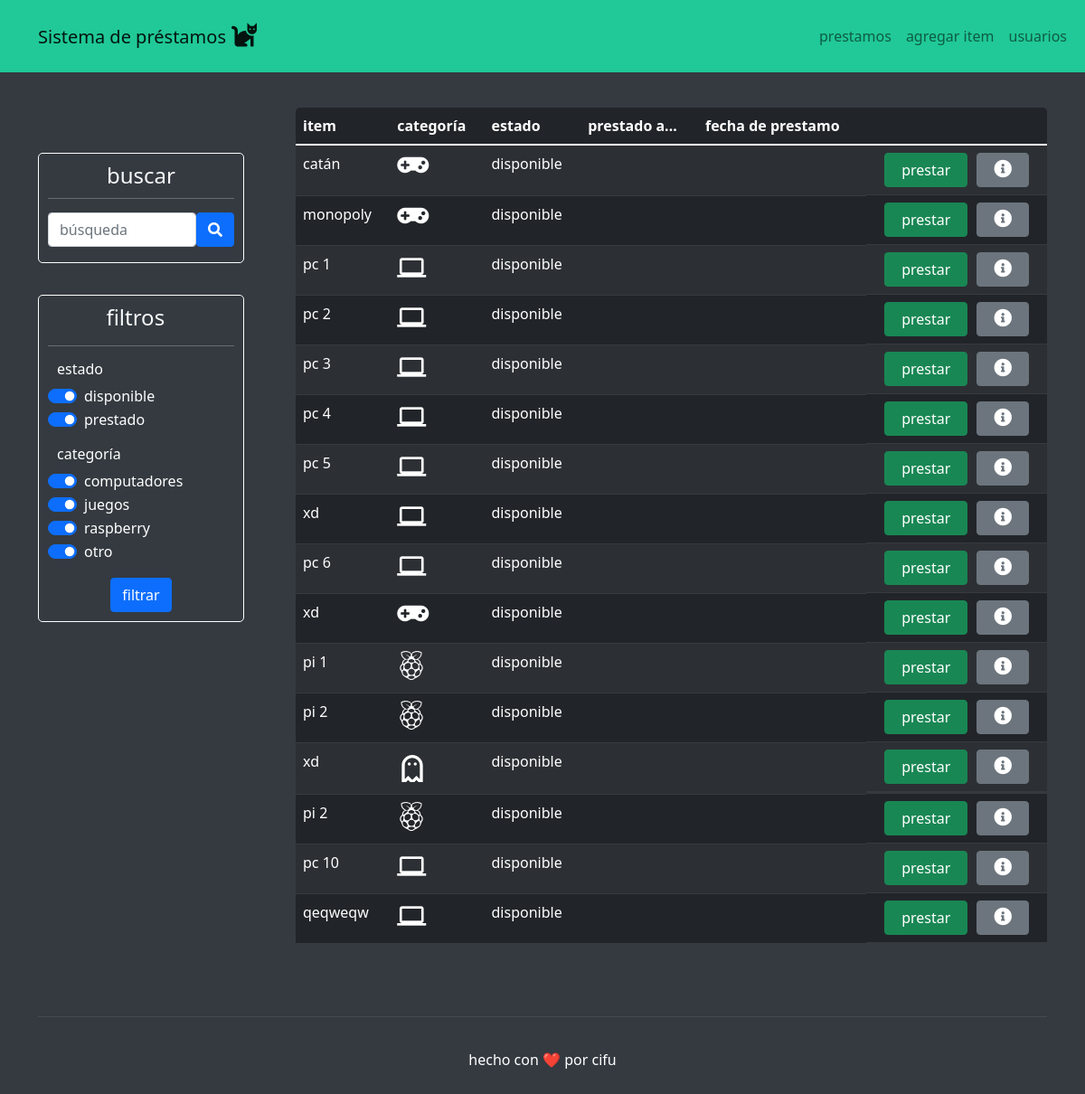
The page / on the database its author committed.
### items/models.py (models this page shows)
class item(models.Model):
    nombre = models.CharField(max_length=50)
    codigo = models.CharField(max_length=50, blank=True)
    categoria = models.ForeignKey(categoria, on_delete=models.CASCADE)
    description = models.CharField(max_length=250, blank=True)
    disponible = models.BooleanField()
    def __str__(self):
        return self.nombre
    def ver_categoria(self):
        return str(self.categoria)

### items/views.py (the view)
# urls.py: path('', views.index, name='index'),
def index(request):
    print('Request para index')
    items = item.objects.order_by("disponible")
    usuarios = usuario.objects.all()
    prestamos = prestamo.objects.all()
    categorias = categoria.objects.all()
    arreglo = []
    for caca in items:
        if caca.disponible == False:
            prestamo_aux = prestamos.filter(item__id = caca.id, devuelto = False).first()
            xd = caca , prestamo_aux.usuario, prestamo_aux.fecha_prestamo
            arreglo.append(xd)
        else:
            xd = caca, '',''
            arreglo.append(xd)
    return render(request, 'index.html', {'items': arreglo, 'usuarios':usuarios, 'prestamos':prestamos, 'categorias':categorias})

### items/models.py (called while the page is built)
    def __str__(self):
        return self.categoria

### items/templates/index.html (shortened to what this page needs)
{% extends 'base.html' %}
{% block content %}
<div class="container" style="padding-top: 39px;">
    <div class="row">
        <div class="col-auto col-md-3" style="margin-top: 50px;padding-right: 45px;">
            <div>
                <form
                    style="border-radius: 5px;padding-top: 10px;padding-right: 10px;padding-bottom: 10px;padding-left: 10px;border: 1px solid var(--bs-body-bg) ;border-top-style: solid; "
                    method="POST" action="{% url 'buscar' %}">{% csrf_token %}
                    <h1 class="fs-4 text-center" style="color: var(--bs-gray-100);">buscar</h1>
                    <hr
                        style="background: var(--bs-body-bg);border-width: 1px;border-color: var(--bs-body-bg);color: var(--bs-body-bg);margin-top: 10px;margin-bottom: 10px;">
                    <div class="d-flex d-md-flex d-lg-flex justify-content-end justify-content-md-end align-items-md-center justify-content-lg-end"
                        style="margin-top: 15px;padding-bottom: 7px;">
                        <input class="form-control" type="text" placeholder="búsqueda" name="busqueda" id="busqueda">
                        <button class="btn btn-primary" type="submit">
                            <i class="fas fa-search"></i>
                        </button>
                    </div>
                </form>
                <form
                    style="margin-top: 35px;border-radius: 5px;border: 1px solid var(--bs-body-bg);padding-left: 10px;padding-top: 10px;padding-bottom: 10px;padding-right: 10px;"
                    method="POST" action="{% url 'filtro' %}">{% csrf_token %}
                    {% if casillas %}
                    <h1 class="fs-4 text-center" style="color: var(--bs-gray-100);">filtros&nbsp;&nbsp;</h1>
                    <hr
                        style="background: var(--bs-body-bg);border-width: 1px;border-color: var(--bs-body-bg);color: var(--bs-body-bg);">
                    <h6 style="color: var(--bs-body-bg);padding-left: 10px;">estado</h6>
                    {% if casillas.0 == 'on' %}
                    <div class="form-check form-switch" style="color: var(--bs-body-bg);"><input
                            class="form-check-input" type="checkbox" id="Check-1" name="Check-1" checked="">
                        {% else %}
                        <div class="form-check form-switch" style="color: var(--bs-body-bg);"><input
                                class="form-check-input" type="checkbox" id="Check-1" name="Check-1">
                            {% endif %}
                            <label class="form-check-label" for="Check-1">disponible</label>
                        </div>
                        {% if casillas.1 == 'on' %}
                        <div class="form-check form-switch" style="color: var(--bs-body-bg);"><input
                                class="form-check-input" type="checkbox" id="Check-2" name="Check-2" checked="">
                            {% else %}
                            <div class="form-check form-switch" style="color: var(--bs-body-bg);"><input
                                    class="form-check-input" type="checkbox" id="Check-2" name="Check-2">
                                {% endif %}
                                <label class="form-check-label" for="Check-2">prestado</label>
                            </div>
                            <h6 style="color: var(--bs-body-bg);padding: 0px;padding-left: 10px;padding-top: 15px;">
                                categoría</h6>
                            {% if casillas.2 == 'on' %}
                            <div class="form-check form-switch" style="color: var(--bs-body-bg);"><input
                                    class="form-check-input" type="checkbox" id="Check-3" name="Check-3" checked="">
                                {% else %}
                                <div class="form-check form-switch" style="color: var(--bs-body-bg);"><input
                                        class="form-check-input" type="checkbox" id="Check-3" name="Check-3">
                                    {% endif %}
                                    <label class="form-check-label" for="Check-3">computadores</label>
                                </div>
                                {% if casillas.3 == 'on' %}
                                <div class="form-check form-switch" style="color: var(--bs-body-bg);"><input
                                        class="form-check-input" type="checkbox" id="Check-4" name="Check-4" checked="">
                                    {% else %}
                                    <div class="form-check form-switch" style="color: var(--bs-body-bg);"><input
                                            class="form-check-input" type="checkbox" id="Check-4" name="Check-4">
                                        {% endif %}
                                        <label class="form-check-label" for="Check-4">juegos</label>
                                    </div>
                                    {% if casillas.4 == 'on' %}
                                    <div class="form-check form-switch" style="color: var(--bs-body-bg);"><input
                                            class="form-check-input" type="checkbox" id="Check-5" name="Check-5" checked="">
                                        {% else %}
                                        <div class="form-check form-switch" style="color: var(--bs-body-bg);"><input
                                                class="form-check-input" type="checkbox" id="Check-5" name="Check-5">
                                            {% endif %}
                                            <label class="form-check-label" for="Check-4">raspberry</label>
                                        </div>
                                        {% if casillas.5 == 'on' %}
                                        <div class="form-check form-switch" style="color: var(--bs-body-bg);"><input
                                                class="form-check-input" type="checkbox" id="Check-6" name="Check-6" checked="">
                                            {% else %}
                                            <div class="form-check form-switch" style="color: var(--bs-body-bg);"><input
                                                    class="form-check-input" type="checkbox" id="Check-6" name="Check-6">
                                                {% endif %}
                                                <label class="form-check-label" for="Check-4">otro</label>
                                            </div>
                                    <div class="d-xl-flex justify-content-xl-center" style="padding-top: 15px;">
                                        <button class="btn btn-primary" type="submit">filtrar</button>
                                    </div>
                                    {% else %}
                                    <h1 class="fs-4 text-center" style="color: var(--bs-gray-100);">
                                        filtros&nbsp;&nbsp;</h1>
                                    <hr
                                        style="background: var(--bs-body-bg);border-width: 1px;border-color: var(--bs-body-bg);color: var(--bs-body-bg);">
                                    <h6 style="color: var(--bs-body-bg);padding-left: 10px;">estado</h6>
                                    <div class="form-check form-switch" style="color: var(--bs-body-bg);"><input
                                            class="form-check-input" type="checkbox" id="Check-1" name="Check-1"
                                            checked=""><label class="form-check-label" for="Check-1">disponible</label>
                                    </div>
                                    <div class="form-check form-switch" style="color: var(--bs-body-bg);"><input
                                            class="form-check-input" type="checkbox" id="Check-2" name="Check-2"
                                            checked=""><label class="form-check-label" for="Check-2">prestado</label>
                                    </div>
                                    <h6
                                        style="color: var(--bs-body-bg);padding: 0px;padding-left: 10px;padding-top: 15px;">
                                        categoría</h6>
                                    <div class="form-check form-switch" style="color: var(--bs-body-bg);"><input
                                            class="form-check-input" type="checkbox" id="Check-3" name="Check-3"
                                            checked=""><label class="form-check-label"
                                            for="Check-3">computadores</label></div>
                                    <div class="form-check form-switch" style="color: var(--bs-body-bg);"><input
                                            class="form-check-input" type="checkbox" id="Check-4" name="Check-4"
                                            checked=""><label class="form-check-label" for="Check-4">juegos</label>
                                    </div>
                                    <div class="form-check form-switch" style="color: var(--bs-body-bg);"><input
                                        class="form-check-input" type="checkbox" id="Check-5" name="Check-5"
                                        checked=""><label class="form-check-label"
                                        for="Check-3">raspberry</label></div>
                                        <div class="form-check form-switch" style="color: var(--bs-body-bg);"><input
                                            class="form-check-input" type="checkbox" id="Check-6" name="Check-6"
                                            checked=""><label class="form-check-label"
                                            for="Check-3">otro</label></div>
                                    <div class="d-xl-flex justify-content-xl-center" style="padding-top: 15px;">
                                        <button class="btn btn-primary" type="submit">filtrar</button>
                                    </div>
                                    {% endif %}
                </form>
            </div>
        </div>
        <div class="col-md-9">
            <div class="table-responsive" style="border-radius: 5px;border: 1px none var(--bs-body-bg);">
                <table class="table table-striped table-dark">
                    <thead>
                        <tr>
                            <th>item</th>
                            <th>categoría</th>
                            <th>estado</th>
                            <th>prestado a...</th>
                            <th>fecha de prestamo</th>
                            <th></th>
                        </tr>
                    </thead>
                    <tbody>
                        {% for item in items %}
                        <tr>
                            <td>{{ item.0 }} </td>
                            {% if item.0.ver_categoria == "juego" %}
                            <td><i class="fas fa-gamepad fs-3"></i></td>
                            {% elif item.0.ver_categoria == "computador" %}
                            <td><i class="material-icons fs-2">computer</i></td>
                            {% elif item.0.ver_categoria == "raspberry" %}
                            <td></td>
                            {% elif item.0.ver_categoria == "otro" %}
                            <td></td>
                            {% else %}
                            <td></td>
                            {% endif %}
                            {% if item.0.disponible == True %}
                            <td>disponible</td>
                            {% else %}
                            <td>prestado</td>
                            {% endif %}
                            {% if item.0.disponible == True %}
                            <td></td>
                            <td></td>
                            {% else %}
                            <td>{{ item.1 }}</td>
                            <td>{{ item.2}}</td>
                            {% endif %}
                            <td class="d-lg-flex justify-content-lg-center">
                                {% if item.0.disponible == True %}
                                <button class="btn btn-success" type="button"
                                    style="padding-right: 18px;padding-left: 18px;"
                                    data-bs-target="#modal-{{item.0.id}}" data-bs-toggle="modal">prestar</button>
                                {% else %}
                                <form method="POST" action="{% url 'devolver' %}">{% csrf_token %}
                                    <input id="itemidd" name="itemidd" type="hidden" value="{{item.0.id}}" placeholder="{{item.0.id}}">
                                    <button class="btn btn-danger" type="submit">devolver</button>
                                </form>
                                {% endif %}
                                <form method="POST" action="{% url 'item_' item.0.id %}">{% csrf_token %}
                                    <button class="btn btn-secondary" type="submit"
                                        style="text-align: center;padding-left: 18px;padding-right: 18px;margin-left: 10px;">
                                        <i class="fas fa-info-circle fs-5"></i>
                                    </button>
                                </form>
                            </td>
                        </tr>
                        {% endfor %}
                    </tbody>
                </table>
            </div>
        </div>
    </div>
</div>
{% endblock %}

### static/css/Profile-Edit-Form-1.css (style rules this page uses)
hr { height: 2px; }

### static/css/Profile-Edit-Form.css (style rules this page uses)
hr { height: 2px; }

### rows shown on the page
item: nombre "catán", disponible "disponible"
item: nombre "monopoly", disponible "disponible"
item: nombre "pc 1", disponible "disponible"
item: nombre "pc 2", disponible "disponible"
item: nombre "pc 3", disponible "disponible"
item: nombre "pc 4", disponible "disponible"
item: nombre "pc 5", disponible "disponible"
item: nombre "xd", disponible "disponible"
item: nombre "pc 6", disponible "disponible"
item: nombre "xd", disponible "disponible"
item: nombre "pi 1", disponible "disponible"
item: nombre "pi 2", disponible "disponible"
item: nombre "xd", disponible "disponible"
item: nombre "pi 2", disponible "disponible"
item: nombre "pc 10", disponible "disponible"
item: nombre "qeqweqw", disponible "disponible"
